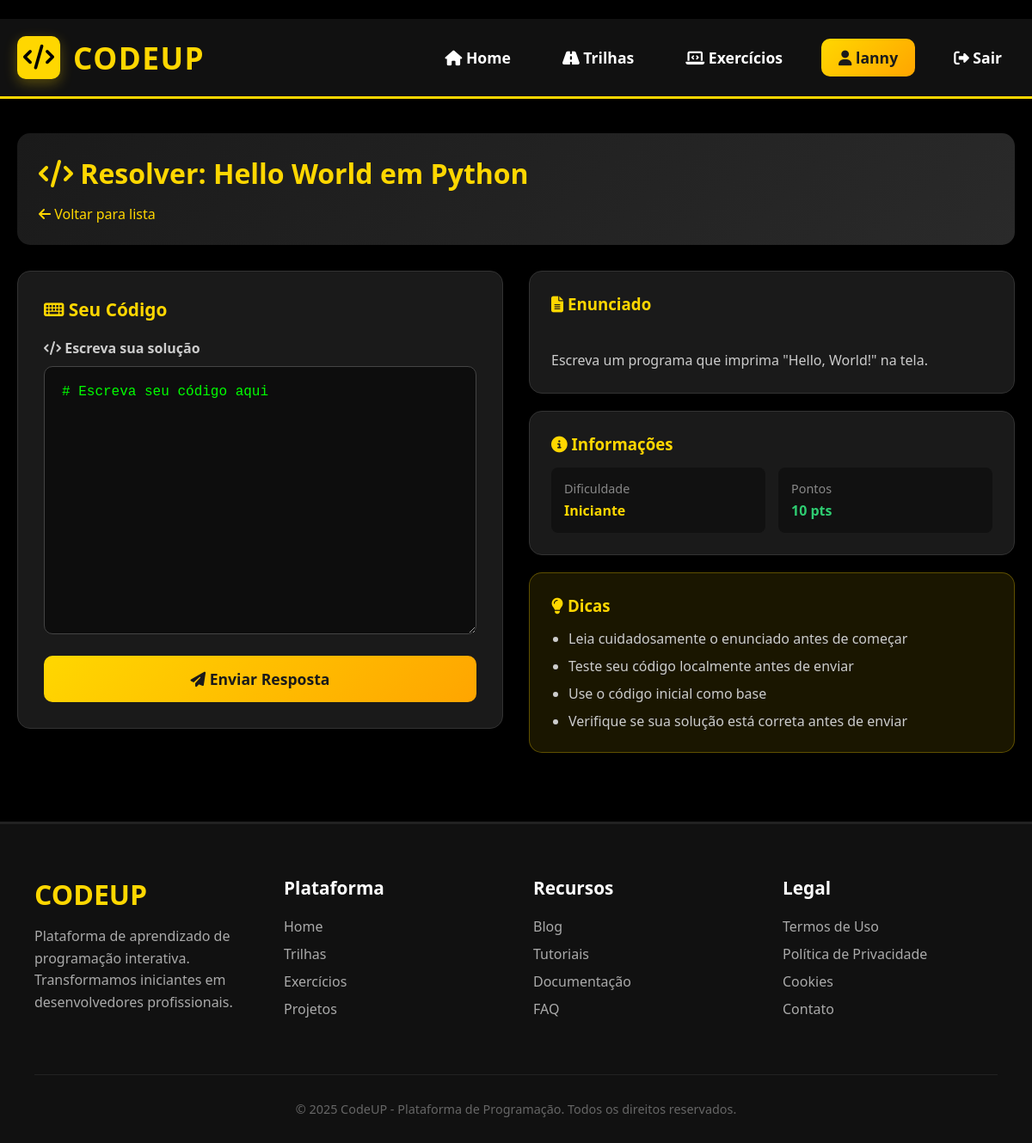
Screenshot of /exercicios/1/resolver/ (signed in) with the database file from the repository.
### exercicios/models.py (models this page shows, shortened)
class Exercicio(models.Model):
    modulo = models.ForeignKey('trilhas.Modulo', on_delete=models.CASCADE, related_name='exercicios')
    titulo = models.CharField(max_length=200)
    enunciado = models.TextField()
    codigo_inicial = models.TextField(blank=True)
    resposta_correta = models.TextField()
    pontos = models.IntegerField(default=10)
    dificuldade = models.CharField(max_length=20, choices=[
        ('facil', 'Fácil'),
        ('medio', 'Médio'),
        ('dificil', 'Difícil'),
    ])

### exercicios/views.py (the view)
# urls.py: path('<int:exercicio_id>/resolver/', views.resolver_exercicio, name='resolver'),
@login_required
def resolver_exercicio(request, exercicio_id):
    exercicio = get_object_or_404(Exercicio, id=exercicio_id)
    resposta_existente = RespostaAluno.objects.filter(
        aluno=request.user,
        exercicio=exercicio
    ).first()
    if request.method == 'POST':
        resposta_texto = request.POST.get('resposta', '').strip()
        if not resposta_texto:
            messages.error(request, 'Digite uma resposta antes de verificar!')
            return render(request, 'exercicios/resolver_exercicio.html', {
                'exercicio': exercicio,
                'resposta_existente': resposta_existente,
            })
        tempo_gasto = 0
        if 'start_time' in request.session:
            tempo_gasto = int(time.time() - request.session['start_time'])
        if resposta_existente:
            resposta = resposta_existente
            resposta.tentativas += 1
        else:
            resposta = RespostaAluno(
                aluno=request.user,
                exercicio=exercicio,
                tentativas=1
            )
        resposta.resposta = resposta_texto
        resposta.tempo_gasto = tempo_gasto
        resultado = verificar_resposta(resposta_texto, exercicio.resposta_correta)
        resposta.status = resultado['status']
        resposta.pontos_ganhos = resultado['pontos']
        resposta.save()
        if resultado['status'] == 'correto':
            try:
                perfil = request.user.perfil
                perfil.ganhar_xp(exercicio.pontos)
                perfil.exercicios_resolvidos += 1
                perfil.save()
                messages.success(request, f'? Parabéns! Resposta correta! +{exercicio.pontos} XP')
            except:
                messages.success(request, '? Parabéns! Resposta correta!')
        return render(request, 'exercicios/resultado.html', {
            'exercicio': exercicio,
            'resposta': resposta,
            'resultado': resultado
        })
    else:
        request.session['start_time'] = time.time()
        return render(request, 'exercicios/resolver_exercicio.html', {
            'exercicio': exercicio,
            'resposta_existente': resposta_existente,
        })

### codeup/context_processors.py (called while the page is built)
def site_info(request):
    from django.conf import settings
    return {
        'SITE_NAME': getattr(settings, 'SITE_NAME', 'CodeUP'),
        'SITE_DESCRIPTION': getattr(settings, 'SITE_DESCRIPTION', 'Plataforma de aprendizado'),
        'SITE_VERSION': getattr(settings, 'SITE_VERSION', '1.0.0'),
        'SITE_URL': getattr(settings, 'SITE_URL', 'http://localhost:8000'),
        'DEBUG': settings.DEBUG,
    }

### exercicios/templates/exercicios/resolver_exercicio.html (shortened to what this page needs)
{% extends 'base.html' %}
{% block content %}
<div class="container">
    <div style="background: linear-gradient(135deg, #1a1a1a 0%, #2a2a2a 100%); border-radius: 15px; padding: 25px; margin-bottom: 30px;">
        <h1 style="color: #FFD700; margin-bottom: 15px;">
            <i class="fas fa-code"></i> Resolver: {{ exercicio.titulo }}
        </h1>
        <div style="color: #cccccc;">
            <a href="/exercicios/" style="color: #FFD700; text-decoration: none;">
                <i class="fas fa-arrow-left"></i> Voltar para lista
            </a>
        </div>
    </div>
    <div style="display: grid; grid-template-columns: 1fr 1fr; gap: 30px; margin-bottom: 40px;">
        <div style="background: #1a1a1a; border-radius: 15px; padding: 30px; border: 1px solid #333333; height: fit-content;">
            <h2 style="color: #FFD700; margin-bottom: 20px; font-size: 1.3rem;">
                <i class="fas fa-keyboard"></i> Seu Código
            </h2>
            <form method="post">
                <div style="margin-bottom: 25px;">
                    <label style="display: block; color: #cccccc; margin-bottom: 10px; font-weight: bold;">
                        <i class="fas fa-code"></i> Escreva sua solução
                    </label>
                    <textarea name="resposta" rows="15"
                        style="width: 100%; padding: 20px; border-radius: 10px; background: #0d0d0d; color: #00ff00; font-family: 'Courier New', monospace; font-size: 1rem; border: 1px solid #444444; resize: vertical;"
                        placeholder="# Escreva seu código Python aqui">{{ exercicio.codigo_inicial }}</textarea>
                </div>
                <button type="submit" class="btn" style="width: 100%; padding: 15px; font-size: 1.1rem;">
                    <i class="fas fa-paper-plane"></i> Enviar Resposta
                </button>
            </form>
        </div>
        <div>
            <div style="background: #1a1a1a; border-radius: 15px; padding: 25px; margin-bottom: 20px; border: 1px solid #333333;">
                <h3 style="color: #FFD700; margin-bottom: 15px;">
                    <i class="fas fa-file-alt"></i> Enunciado
                </h3>
                <div style="color: #cccccc; line-height: 1.6; white-space: pre-line;">
                    {{ exercicio.enunciado }}
                </div>
            </div>
            <div style="background: #1a1a1a; border-radius: 15px; padding: 25px; margin-bottom: 20px; border: 1px solid #333333;">
                <h3 style="color: #FFD700; margin-bottom: 15px;">
                    <i class="fas fa-info-circle"></i> Informações
                </h3>
                <div style="display: grid; grid-template-columns: 1fr 1fr; gap: 15px;">
                    <div style="background: #111111; padding: 15px; border-radius: 8px;">
                        <div style="color: #888888; font-size: 0.9rem; margin-bottom: 5px;">
                            Dificuldade
                        </div>
                        <div style="color: #FFD700; font-weight: bold;">
                            {{ exercicio.dificuldade|title }}
                        </div>
                    </div>
                    <div style="background: #111111; padding: 15px; border-radius: 8px;">
                        <div style="color: #888888; font-size: 0.9rem; margin-bottom: 5px;">
                            Pontos
                        </div>
                        <div style="color: #2ecc71; font-weight: bold;">
                            {{ exercicio.pontos }} pts
                        </div>
                    </div>
                </div>
            </div>
            <div style="background: rgba(255, 215, 0, 0.1); border-radius: 15px; padding: 25px; border: 1px solid rgba(255, 215, 0, 0.3);">
                <h3 style="color: #FFD700; margin-bottom: 15px;">
                    <i class="fas fa-lightbulb"></i> Dicas
                </h3>
                <ul style="color: #cccccc; padding-left: 20px;">
                    <li style="margin-bottom: 10px;">Leia cuidadosamente o enunciado antes de começar</li>
                    <li style="margin-bottom: 10px;">Teste seu código localmente antes de enviar</li>
                    <li style="margin-bottom: 10px;">Use o código inicial como base</li>
                    <li>Verifique se sua solução está correta antes de enviar</li>
                </ul>
            </div>
        </div>
    </div>
</div>
{% endblock %}

### templates/base.html (shortened to what this page needs)
<!DOCTYPE html>
<html lang="pt-BR">
<head>
    <link rel="stylesheet" href="https://cdnjs.cloudflare.com/ajax/libs/font-awesome/6.4.0/css/all.min.css">
</head>
<body>
    <header class="header">
        <div class="container">
            <div class="nav-container">
                <a href="{% url 'inicio' %}" class="logo">
                    <div class="logo-icon">
                        <i class="fas fa-code"></i>
                    </div>
                    <div class="logo-text">CODEUP</div>
                </a>
                <div class="nav-links">
                    <a href="{% url 'inicio' %}" class="nav-link {% if request.path == '/' %}active{% endif %}">
                        <i class="fas fa-home"></i> Home
                    </a>
                    <a href="{% url 'trilhas:lista' %}" class="nav-link">
                        <i class="fas fa-road"></i> Trilhas
                    </a>
                    <a href="{% url 'exercicios:lista' %}" class="nav-link">
                        <i class="fas fa-laptop-code"></i> Exercícios
                    </a>
                    {% if user.is_authenticated %}
                        <a href="{% url 'usuarios:perfil' %}" class="btn" style="padding: 10px 20px;">
                            <i class="fas fa-user"></i> {{ user.username }}
                        </a>
                        <a href="{% url 'usuarios:logout' %}" class="nav-link">
                            <i class="fas fa-sign-out-alt"></i> Sair
                        </a>
                    {% endif %}
                </div>
            </div>
        </div>
    </header>
    <main class="main-content">
        {% block content %}
        {% endblock %}
    </main>
    <footer class="footer" style="background-color: #111111; padding: 60px 20px 30px; border-top: 3px solid #222222;">
        <div class="container">
            <div class="footer-content" style="display: grid; grid-template-columns: repeat(auto-fit, minmax(250px, 1fr)); gap: 40px; margin-bottom: 40px;">
                <div class="footer-about">
                    <div class="footer-logo" style="font-size: 2rem; color: #FFD700; font-weight: bold; margin-bottom: 15px;">CODEUP</div>
                    <p class="footer-description" style="color: #aaaaaa; margin-bottom: 20px; line-height: 1.6;">
                        Plataforma de aprendizado de programação interativa.
                        Transformamos iniciantes em desenvolvedores profissionais.
                    </p>
                </div>
                <div class="footer-section">
                    <h3 style="color: #ffffff; margin-bottom: 20px; font-size: 1.3rem;">Plataforma</h3>
                    <div class="footer-links">
                        <a href="{% url 'inicio' %}" style="color: #aaaaaa; text-decoration: none; display: block; margin-bottom: 10px; transition: color 0.3s;">Home</a>
                        <a href="{% url 'trilhas:lista' %}" style="color: #aaaaaa; text-decoration: none; display: block; margin-bottom: 10px; transition: color 0.3s;">Trilhas</a>
                        <a href="{% url 'exercicios:lista' %}" style="color: #aaaaaa; text-decoration: none; display: block; margin-bottom: 10px; transition: color 0.3s;">Exercícios</a>
                        <a href="#" style="color: #aaaaaa; text-decoration: none; display: block; margin-bottom: 10px; transition: color 0.3s;">Projetos</a>
                    </div>
                </div>
                <div class="footer-section">
                    <h3 style="color: #ffffff; margin-bottom: 20px; font-size: 1.3rem;">Recursos</h3>
                    <div class="footer-links">
                        <a href="#" style="color: #aaaaaa; text-decoration: none; display: block; margin-bottom: 10px; transition: color 0.3s;">Blog</a>
                        <a href="#" style="color: #aaaaaa; text-decoration: none; display: block; margin-bottom: 10px; transition: color 0.3s;">Tutoriais</a>
                        <a href="#" style="color: #aaaaaa; text-decoration: none; display: block; margin-bottom: 10px; transition: color 0.3s;">Documentação</a>
                        <a href="#" style="color: #aaaaaa; text-decoration: none; display: block; margin-bottom: 10px; transition: color 0.3s;">FAQ</a>
                    </div>
                </div>
                <div class="footer-section">
                    <h3 style="color: #ffffff; margin-bottom: 20px; font-size: 1.3rem;">Legal</h3>
                    <div class="footer-links">
                        <a href="#" style="color: #aaaaaa; text-decoration: none; display: block; margin-bottom: 10px; transition: color 0.3s;">Termos de Uso</a>
                        <a href="#" style="color: #aaaaaa; text-decoration: none; display: block; margin-bottom: 10px; transition: color 0.3s;">Política de Privacidade</a>
                        <a href="#" style="color: #aaaaaa; text-decoration: none; display: block; margin-bottom: 10px; transition: color 0.3s;">Cookies</a>
                        <a href="#" style="color: #aaaaaa; text-decoration: none; display: block; margin-bottom: 10px; transition: color 0.3s;">Contato</a>
                    </div>
                </div>
            </div>
            <div class="copyright" style="text-align: center; color: #666666; margin-top: 50px; padding-top: 30px; border-top: 1px solid #222222; font-size: 0.9rem;">
                <p>© 2025 CodeUP - Plataforma de Programação. Todos os direitos reservados.</p>
            </div>
        </div>
    </footer>
</body>
</html>

### templates/base.html (style rules this page uses)
* { margin: 0; padding: 0; box-sizing: border-box; font-family: 'Segoe UI', Tahoma, Geneva, Verdana, sans-serif; }
body { background-color: #000000; color: #f0f0f0; min-height: 100vh; }
.header { background-color: #111111; border-bottom: 3px solid #FFD700; padding: 20px 0; position: sticky; top: 0; z-index: 1000; box-shadow: 0 5px 20px rgba(0, 0, 0, 0.5); }
.container { max-width: 1200px; margin: 0 auto; padding: 0 20px; }
.nav-container { display: flex; justify-content: space-between; align-items: center; }
.logo { display: flex; align-items: center; gap: 15px; text-decoration: none; }
.logo-icon { background-color: #FFD700; color: #000000; width: 50px; height: 50px; border-radius: 10px; display: flex; align-items: center; justify-content: center; font-size: 1.8rem; font-weight: bold; box-shadow: 0 5px 15px rgba(255, 215, 0, 0.3); }
.logo-text { font-size: 2.2rem; font-weight: 900; color: #FFD700; letter-spacing: 1.5px; }
.nav-links { display: flex; gap: 30px; align-items: center; }
.nav-link { color: #ffffff; text-decoration: none; font-weight: 600; font-size: 1.1rem; transition: all 0.3s; padding: 8px 15px; border-radius: 8px; }
.btn { display: inline-block; padding: 12px 25px; background-color: #FFD700; color: #000000; text-decoration: none; border-radius: 10px; font-weight: bold; font-size: 1.1rem; transition: all 0.3s; border: none; cursor: pointer; }
.main-content { min-height: calc(100vh - 400px); padding: 40px 0; }

### exercicios/templates/exercicios/resolver_exercicio.html (style rules this page uses)
.btn { background: linear-gradient(135deg, #FFD700 0%, #FFA500 100%); color: #1a1a1a; border: none; border-radius: 10px; font-weight: bold; cursor: pointer; transition: transform 0.2s, box-shadow 0.2s; }

### rows the page displays
Exercicio: titulo "Hello World em Python", resposta "# Escreva seu código aqui", enunciado "Escreva um programa que imprima \"Hello, World!\" na tela.", dificuldade "Iniciante", pontos "10"

### other values shown
{{ user.username }} "lanny"
